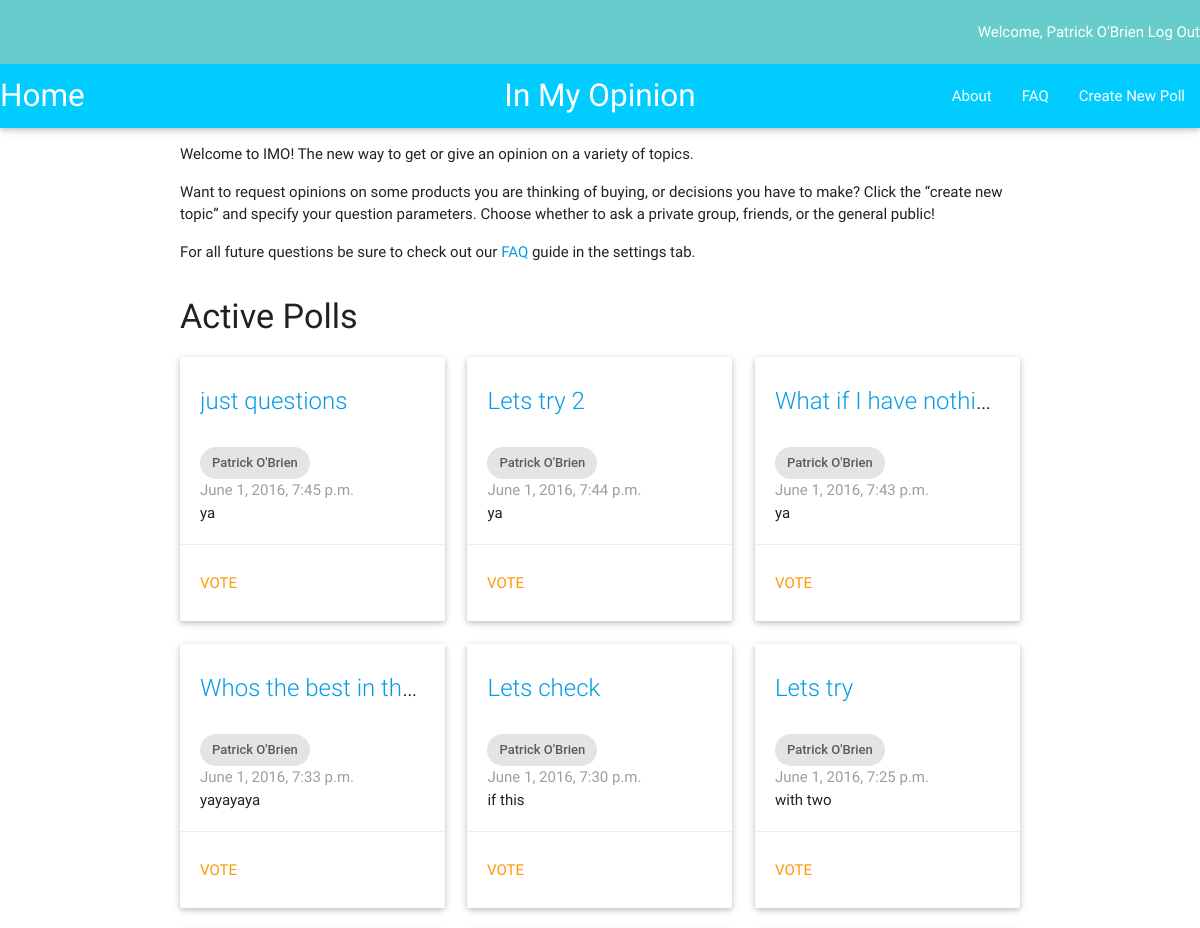
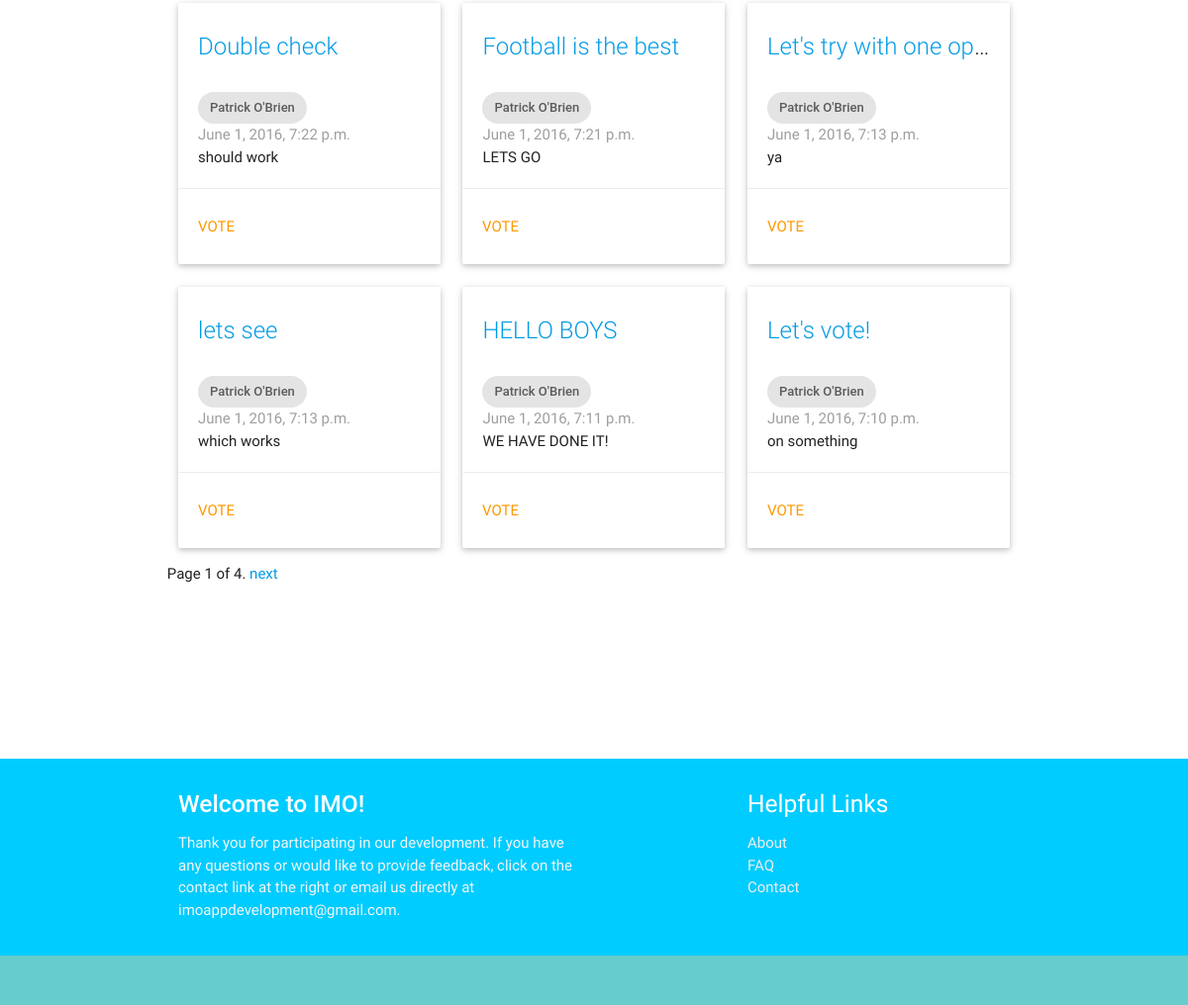
Page /imo_app/ (signed in) on the earlier database version (2 pictures, top to bottom).
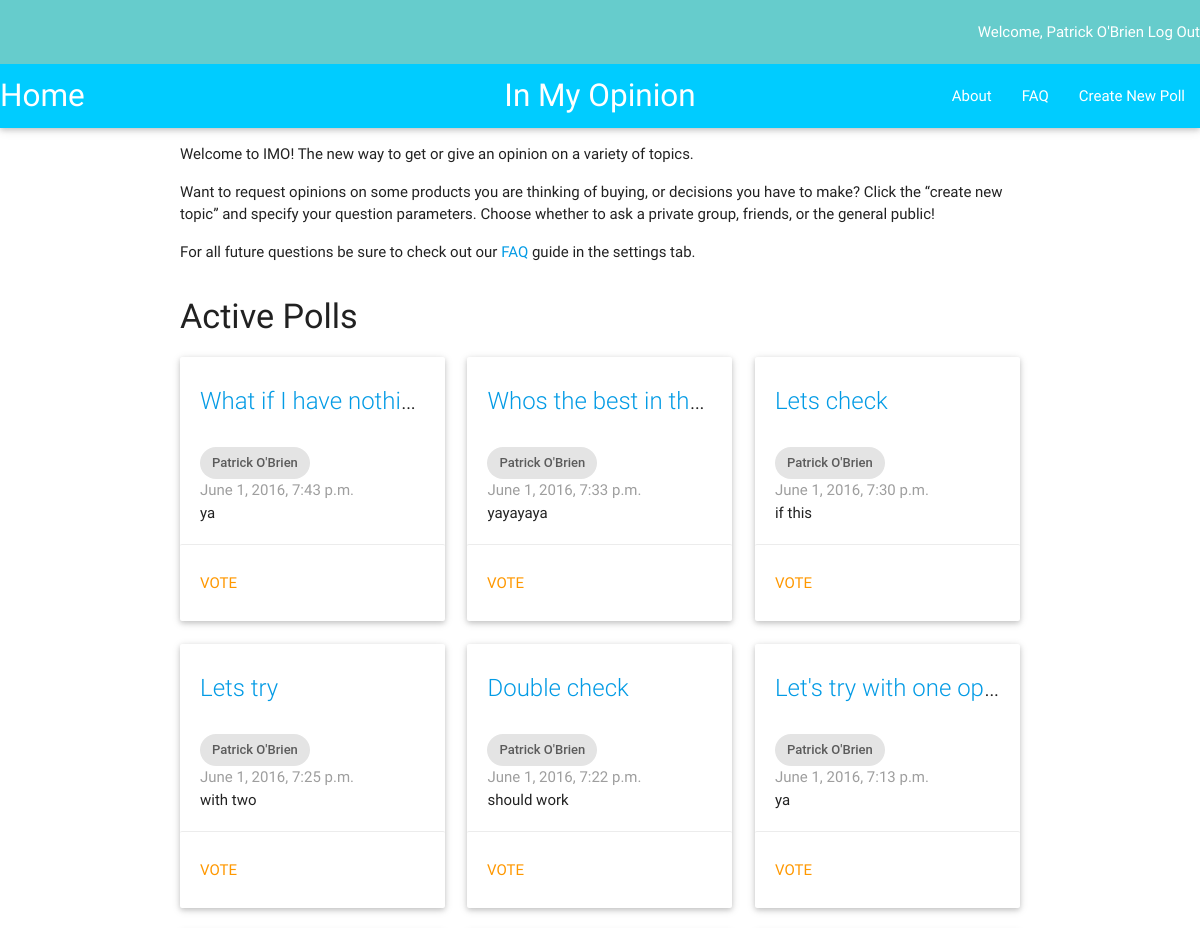
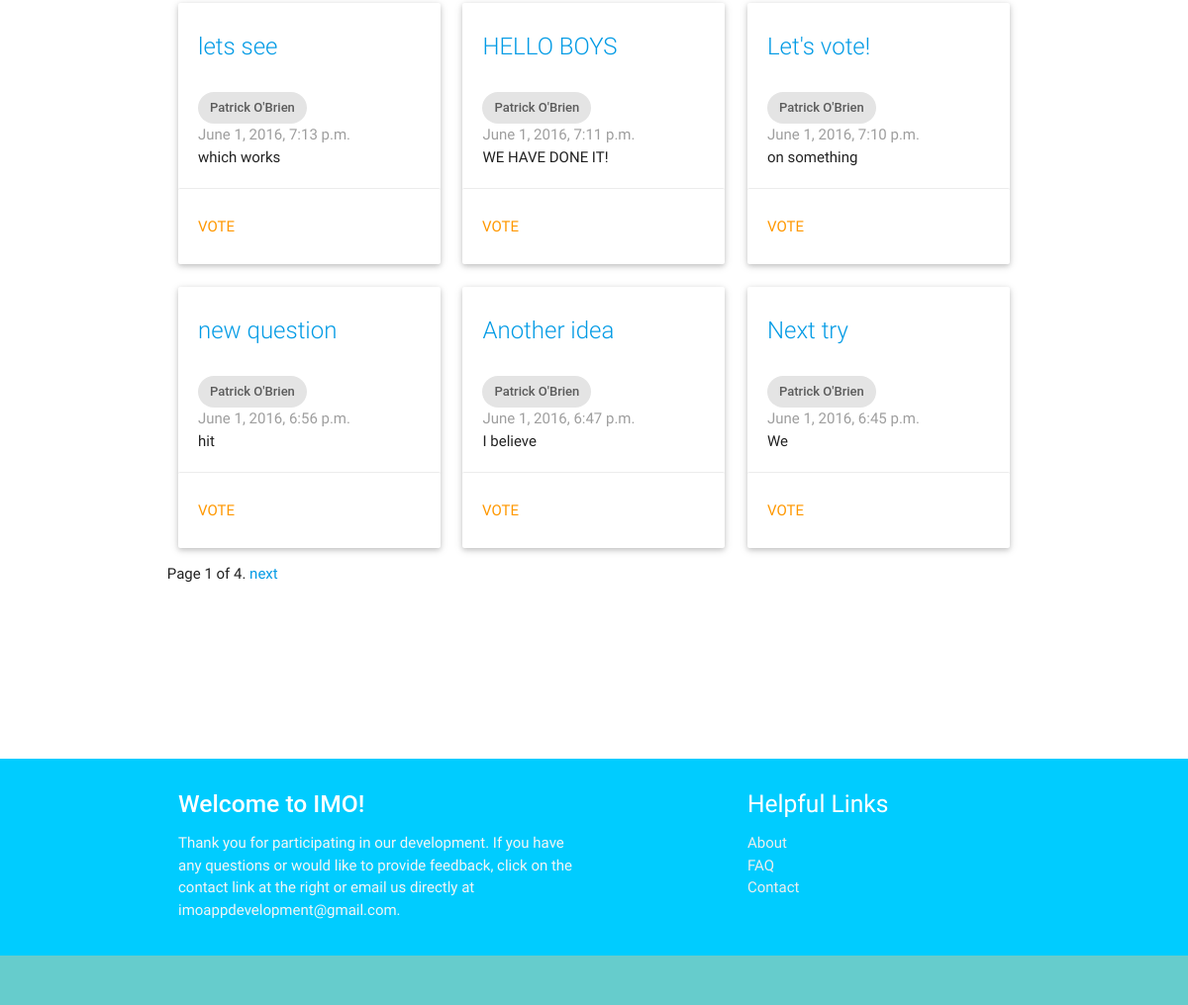
Same page on the later database version (2 pictures, top to bottom).
### imo_app/models.py (models this page shows, shortened)
class Question(models.Model):
    author = models.ForeignKey(UserProfile, on_delete=models.CASCADE)
    question_text = models.CharField(max_length=200)
    description = models.TextField(default = '')
    pub_date = models.DateTimeField('date published')
    choice1 = models.CharField(default = '', max_length = 200)
    image1 = models.ImageField(null=True, blank=True)
    choice2 = models.CharField(null=True, blank=True, default = '', max_length = 200)
    image2 = models.ImageField(null=True, blank=True)
    choice3 = models.CharField(null=True, blank=True, default = '', max_length = 200)
    image3 = models.ImageField(null=True, blank=True)
    class Meta:
        ordering = ['-pub_date']

class UserProfile(models.Model):
    user = models.OneToOneField(User)

### imo_app/views.py (the view)
def index(request):
    q_list = Question.objects.all()
    paginator = Paginator(q_list, 12) # Show 25 contacts per page
    page = request.GET.get('page')
    try:
        q = paginator.page(page)
    except PageNotAnInteger:
        q = paginator.page(1)
    except EmptyPage:
        q = paginator.page(paginator.num_pages)
    current_user = request.user
    context = {'q_all': q, 'current_user': current_user}
    return render(request, 'imo_app/index.html', context)

### imo_app/templates/imo_app/index.html (shortened to what this page needs)
{% extends "imo_app/base.html" %}
{% block content %}
  <div class="row">
    <div class="col m12">
      <p>Welcome to IMO!  The new way to get or give an opinion on a variety of topics.</p>
      <p>Want to request opinions on some products you are thinking of buying, or decisions you have to make?
        Click the “create new topic” and specify your question parameters.  Choose whether to ask a private group,
        friends, or the general public!</p>
      <p>For all future questions be sure to check out our <a href="faq/">FAQ</a> guide in the settings tab.</p>
    </div>
  </div>
    {% if user.is_authenticated %}
      <h4>Active Polls</h4>
      <div class="row">
        {% for i in q_all %}
          <div class="col m4">
            <div class="card" >
              <div class="card-content">
                <span class="card-title truncate"><a href="{% url 'imo_app:detail' i.id %}">{{ i.question_text }}</a></span>
                <br>
                <div class="chip">
                  {{ i.author.user.first_name}} {{ i.author.user.last_name}}
                </div>
                <p class="grey-text">{{ i.pub_date }}</p>
                <p class="truncate">{{ i.description }}</p>
              </div>
              <a href="{% url 'imo_app:detail' i.id %}"><div class="orange-text waves-effect waves-teal card-action btn-flat" style="width:100%; height: 100%">
                Vote
              </div></a>
            </div>
          </div>
        {% endfor %}
        <div class="pagination">
            <span class="step-links">
                <span class="current">
                    Page {{ q_all.number }} of {{ q_all.paginator.num_pages }}.
                </span>
                {% if q_all.has_next %}
                    <a href="?page={{ q_all.next_page_number }}">next</a>
                {% endif %}
            </span>
        </div>
      </div>
    {% endif %}
{% endblock content %}

### imo_app/templates/imo_app/base.html (shortened to what this page needs)
<!DOCTYPE html>
{% load staticfiles %}
<html>
  <head>
    <link rel="stylesheet" type="text/css" href="{% static 'imo_app/css/imo.css' %}" />
    <link rel="stylesheet" type="text/css" href="{% static 'materialize/css/materialize.min.css' %}" />
  </head>
  <body>
    <nav>
      <div class="navbar-fixed" style="background-color: #66CCCC">
      <div class="right hide-on-med-and-down">
        {% if user.is_authenticated %}
          Welcome, {{ user.first_name }} {{user.last_name}}
          <a href = "{% url 'imo_app:user_logout' %}">Log Out</a>
        {% else %}
            <a href = "{% url 'imo_app:view_registration' %}" style='width:100px'>Register</a>
            <a href = "{% url 'imo_app:view_login' %}" style='width:100px'>Login</a>
          </div>
        {% endif %}
      </div>
      </div>
    </nav>
    <nav>
        <div class="nav-wrapper" style="background-color: #00CCFF">
          <a href="{% url 'imo_app:index' %}" left class="brand-logo left">Home</a>
          <a class="brand-logo center">In My Opinion</a>
          <ul id="nav-mobile" class="right hide-on-med-and-down">
            <li><a href="{% url 'imo_app:about' %}">About</a></li>
            <li><a href="{% url 'imo_app:faq' %}">FAQ</a></li>
            <li><a href="{% url 'imo_app:view_newentry' %}">Create New Poll</a></li>
          </ul>
        </div>
      </nav>
    <div class="container">
      {% block content %}
      {% endblock %}
      <br></br>
      <br></br>
      <br></br>
    </div>
    <footer class="page-footer" style="background-color: #00CCFF">
      <div class="container" >
        <div class="row">
          <div class="col l6 s12">
            <h5 class="white-text"><strong>Welcome to IMO!</strong></h5>
            <p class="grey-text text-lighten-4">Thank you for participating in our development.
            If you have any questions or would like to provide feedback,
            click on the contact link at the right or email us directly at imoappdevelopment@gmail.com.</p>
          </div>
          <div class="col l4 offset-l2 s12">
            <h5 class="white-text">Helpful Links</h5>
            <ul>
              <li><a class="grey-text text-lighten-3" href="{% url 'imo_app:about' %}">About</a></li>
              <li><a class="grey-text text-lighten-3" href="{% url 'imo_app:faq' %}">FAQ</a></li>
              <li><a class="grey-text text-lighten-3" href="mailto:imoappdevelopment@gmail.com">Contact</a></li>
            </ul>
          </div>
        </div>
      </div>
      <div class="footer-copyright" style="background-color: #66CCCC">
      </div>
    </footer>
  </body>
</html>

Differences in the rows shown:
removed Question: question_text "just questions", author.user.first_name "Patrick", author.user.last_name "O'Brien", pub_date "June 1, 2016, 7:45 p.m.", description "ya"
removed Question: question_text "Lets try 2", author.user.first_name "Patrick", author.user.last_name "O'Brien", pub_date "June 1, 2016, 7:44 p.m.", description "ya"
removed Question: question_text "Football is the best", author.user.first_name "Patrick", author.user.last_name "O'Brien", pub_date "June 1, 2016, 7:21 p.m.", description "LETS GO"
now on this page (row unchanged): Question: question_text "new question", author.user.first_name "Patrick", author.user.last_name "O'Brien", pub_date "June 1, 2016, 6:56 p.m.", description "hit"
now on this page (row unchanged): Question: question_text "Another idea", author.user.first_name "Patrick", author.user.last_name "O'Brien", pub_date "June 1, 2016, 6:47 p.m.", description "I believe"
now on this page (row unchanged): Question: question_text "Next try", author.user.first_name "Patrick", author.user.last_name "O'Brien", pub_date "June 1, 2016, 6:45 p.m.", description "We"
